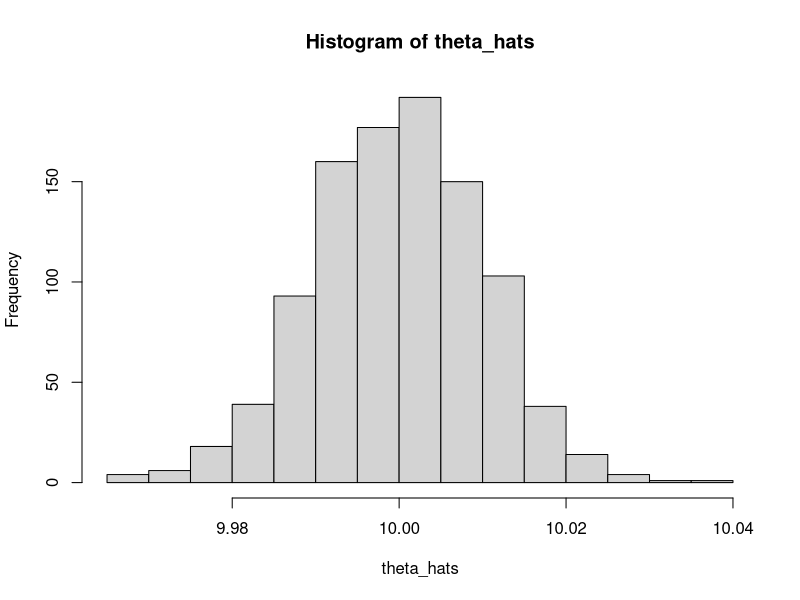

Write the R code that produced this figure. (Note: a time limit stopped this script after it produced the figure.)
# obtaining histogram of theta hat
n <-100000
theta_hats <- c()
for (i in 1:1000) {
  p <- rpois(n,10)
  theta_hats <- c(theta_hats, mean(p))
}
hist(theta_hats)
sigma2 <- var(sqrt(n)*(theta_hats-10))


check_thinned_variance_1d <- function(thinning_param, intensity) {
  thinned_theta_hats <- c()
  normalised_thinned_theta_hats <- c()
  p <- rpois(n,intensity)
  for (i in 1:10000) {
    unif <- runif(length(p), 0, 1)
    thinned_p <- p[which(unif < thinning_param)]
    thinned_theta_hats <- c(thinned_theta_hats, mean(thinned_p))
    normalised_thinned_theta_hats <- c(normalised_thinned_theta_hats, sqrt(n)*(mean(thinned_p)-intensity))
  }
  sigma2thinned <- var(normalised_thinned_theta_hats)
  print(paste("sigma2hat",sigma2thinned))
  print(paste("dsigma2/r",sigma2*((1-thinning_param)/thinning_param)))
  return(sigma2thinned)
}

thinning_params <- seq(0.1,0.9,0.1)
thinned_sigmas_exp <- c()
for (thinning_param in thinning_params) {
  thinned_sigmas_exp <- c(thinned_sigmas_exp, check_thinned_variance_1d(thinning_param, 10))
}

# hopefully the lines are very close
par(mfrow=c(1,2))
plot(thinning_params, thinned_sigmas_exp,type="l",col=purple)
lines(thinning_params, sigma2*((1-thinning_params)/thinning_params),col=green)


par(mfrow = c(1, 3))
plot(thinning_params, thinned_sigmas_exp,type="l", main="Variance of Intensity Estimates on \n Poisson Probability Distribution",ylab="",xlab="",font.main=2,lwd=2,col=purple)
title(mgp=c(2.5,0,0),xlab=TeX("Thinning parameter, $p$"),ylab=TeX(r'(Sample Variance, $\hat{\sigma}$)'))
lines(thinning_params, sigma2*((1-thinning_params)/thinning_params),col=green,lwd=2,xlab="",ylab="")
legend(0.55, 85, c(TeX(r'($\hat{\sigma}_s$)'), TeX(r'($\hat{sigma}(1-p)/p$)')), col = c(purple, green), lwd = c(2, 2),
       merge = TRUE)
# plot(thinning_params, thinned_sigmas,type="l",col=2,xlab="p",ylab=TeX("Thinned Variance, ${sigma}_s$"), main="Homogenous Poisson")
# lines(thinning_params, sigma2_spatial*((1-thinning_params)/thinning_params),col=3)


















# # rubbish:
# 
# # checking consistency
# x <- 10
# thinning_param <- 0.8
# ns <- c(5,10,20,30,40)
# thinned_hist <- c()
# observed_hist <- c()
# for (n in ns) {
#   thinned <- c()
#   observed <- c()
#   for (sim in 1:1000) {
#     for (i in 1:100) {
#       p <- rpois(n, 10)
#       observed <- c(observed, mean(p))
#       unif <- runif(n, 0, 1)
#       thinned_p <- p[which(unif < thinning_param)]
#       thinned <- c(thinned, mean(thinned_p))
#     }
#     
#     
#     
#     # thinned_prob <- length(thinned[which(thinned < x)])/length(thinned)
#     # observed_prob <- length(observed[which(observed < x)])/length(observed)
#     # thinned_hist <- c(thinned_hist, thinned_prob)
#     # observed_hist <- c(observed_hist, observed_prob)
#   }
#   qqplot(thinned,observed)
# }
# 
# 
# 
# plot((thinned_hist-observed_hist))
# 
# 
# 
